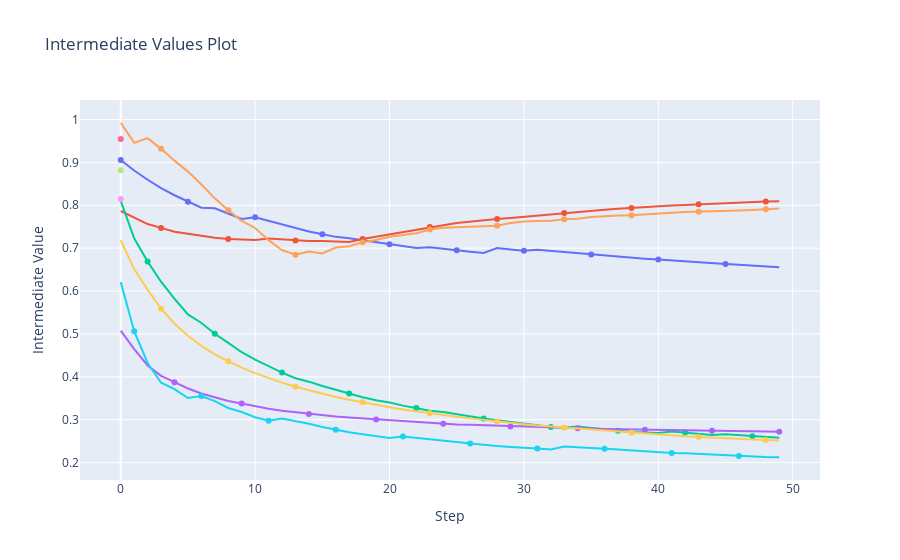

The notebook cell this image was saved under:
### Code cell
fig = optuna.visualization.plot_intermediate_values(study)
graph_path = Path(f"../../figures/{params.MODEL_TYPE}/{params.MODEL_NAME}/")
if not os.path.exists(graph_path):
    os.makedirs(graph_path)
graph_path = f"../../figures/{params.MODEL_TYPE}/{params.MODEL_NAME}/plot_intermediate_values_graph"
fig.write_image(Path(f"{graph_path}.png"))
fig.show()
